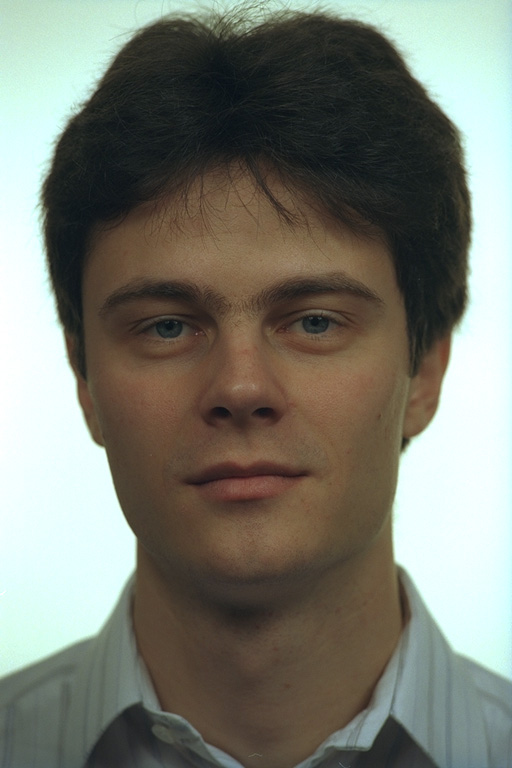
#> input picture Assignment-1/data/Images/Original Images/img_001.jpg, 512 x 768 px
$ python first.py
#> lines starting #> are read from the running program, lines starting #| are printed output that depends on the picture
from collections import Counter
import numpy as np
import cv2 as cv
from matplotlib import pyplot as plt

# Path of the image
img_path = "data/Images/Original Images/img_001.jpg"
img = cv.imread(img_path, 1)
#> img is the input picture: shape (768, 512, 3); mean B, G, R 112.2, 122.3, 121.1

# Split image into its channels
blue, green, red = cv.split(img)


# Convert BGR image into RGB to plot images properly
def bgr2rgb(img):
    return cv.cvtColor(img, cv.COLOR_BGR2RGB)


layout = (2, 3)
plt.subplot2grid(layout, (0, 1), colspan=1)
plt.imshow(bgr2rgb(img)), plt.title("ORIGINAL")
plt.subplot2grid(layout, (1, 0))
plt.imshow(blue), plt.title("BLUE")
plt.colorbar()
plt.subplot2grid(layout, (1, 1))
plt.imshow(green), plt.title("GREEN")
plt.colorbar()
plt.subplot2grid(layout, (1, 2))
plt.imshow(red), plt.title("RED")
plt.colorbar()
plt.savefig("Task 1 Plots/RGB_plots.png")
plt.show()

# Convert BGR image into HSV color space
hsv_img = cv.cvtColor(img, cv.COLOR_BGR2HSV)
#> hsv_img: shape (768, 512, 3); mean H, S, V 52.4, 60.1, 130.4
# Split HSV color space image into its channels
h, s, v = cv.split(hsv_img)
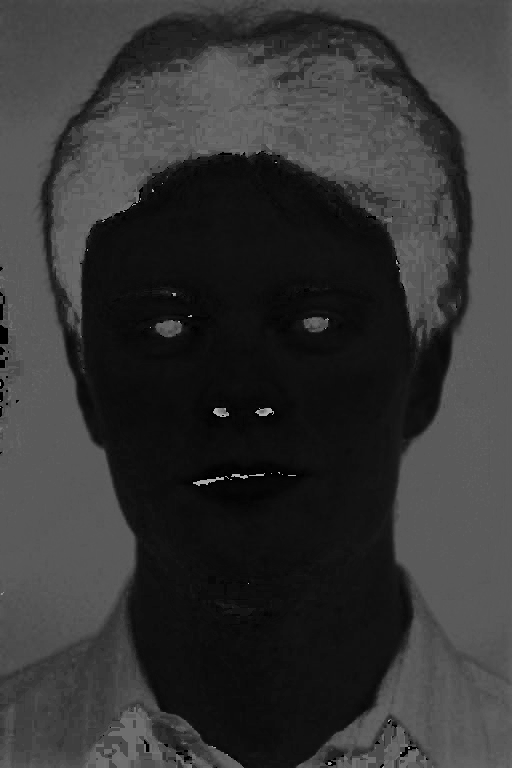
#> h: shape (768, 512); min 0, max 179, mean 52.4
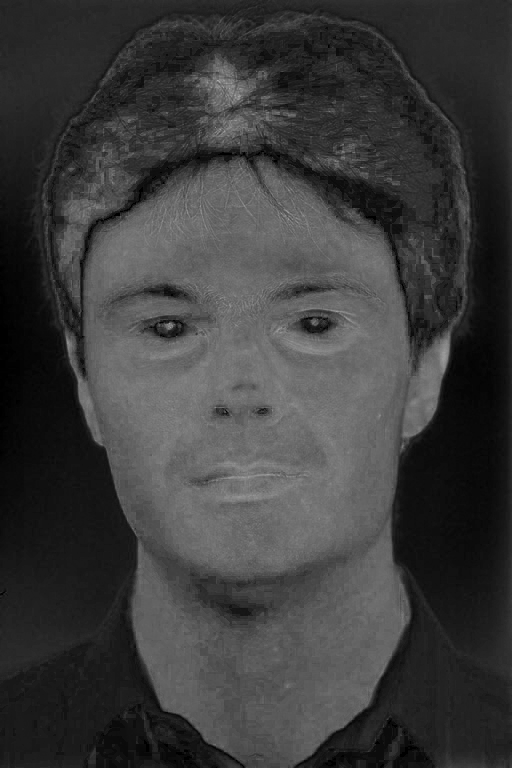
#> s: shape (768, 512); min 0, max 174, mean 60.1
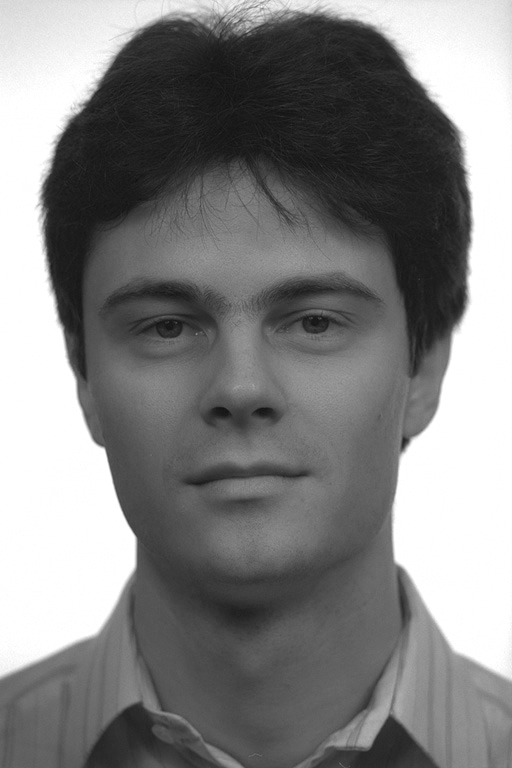
#> v: shape (768, 512); min 17, max 255, mean 130.4


def normalize(seq, input_start, input_end, output_start, output_end):
#> called with input_start = 0, input_end = 179, output_start = 0, output_end = 255
    factor = (output_end - output_start) / (input_end - input_start)
    return (output_start + factor * (seq - input_start)).astype(np.uint8)
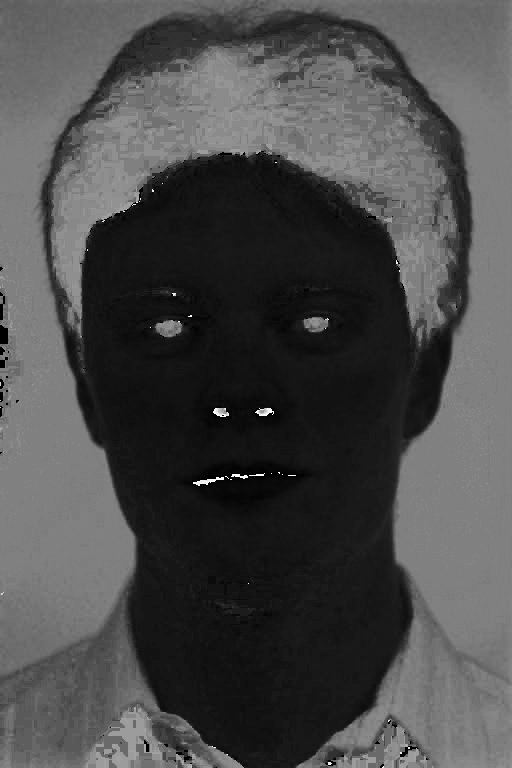
#> returned value: shape (768, 512); min 0, max 255, mean 74.1


# Map Hue channel to range (0, 255)
h = normalize(h, 0, 179, 0, 255)

layout = (2, 3)
plt.subplot2grid(layout, (0, 1), colspan=1)
#plt.imshow(bgr2rgb(img)), plt.title("ORIGINAL")
plt.imshow(hsv_img), plt.title("HSV")
plt.subplot2grid(layout, (1, 0))
plt.imshow(h), plt.title("HUE")
plt.colorbar()
plt.subplot2grid(layout, (1, 1))
plt.imshow(s), plt.title("SATURATION")
plt.colorbar()
plt.subplot2grid(layout, (1, 2))
plt.imshow(v), plt.title("VALUE")
plt.colorbar()
plt.savefig("Task 1 Plots/HSV_plots.png")
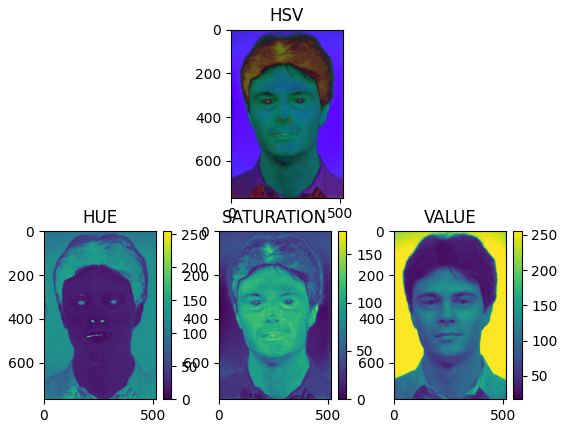
#> figure drawn by matplotlib, 7 panels
plt.show()


def find_bin(num, bins):
    n_bins = len(bins) - 1

    for i in range(n_bins):
        if (num >= bins[i]) and (num < bins[i + 1]):
            return i

    return None


def bin_numbers(seq, bins):
    binnumbers = []
    for num in seq:
        bin_number = find_bin(num, bins)

        if not bin_number:
            raise ValueError("Couldn't find bin number or element {}".format(num))

        binnumbers.append(bin_number)

    return np.array(binnumbers)


# Histogram function
def histogram(seq, n_bins=256, range=(0, 256)):
    bins = np.linspace(range[0], range[1], n_bins + 1)

    bin_indices = np.searchsorted(bins, seq, side='left')
    hist = np.bincount(bin_indices, minlength=n_bins)

    # Return x axis values and height values to plot bar
    return hist, bins


images = {
    'RED': red,
    'GREEN': green,
    'BLUE': blue,
    'HUE': h,
    'SATURATION': s,
    'Value': v
}

for title in images:
    hist_m, bins_m = histogram(images[title].ravel(), 256, [0, 256])
    # plt.subplot("221")
    plt.title(title) # + " mine")
    plt.bar(bins_m[:-1], height=hist_m)
    plt.savefig("Task 1 Plots/histogram_{}".format(title))
    plt.show()
    # plt.subplot("222")
    hist, bins = np.histogram(images[title].ravel(), 256, [0, 256])
    assert np.equal(hist, hist_m).all(), "My histogram function is not equal to numpy histogram"
    # [5 lines of commented-out code are left out]
    hist_b = np.bincount(images[title].flatten(), minlength=256)
    assert np.equal(hist, hist_b).all(), "My histogram function is not equal to bincount"
    # plt.bar(range(0, 256), height=hist_b)
    # plt.subplot("224")
    # plt.title("COUNTER")

    def counter(seq):
        z = Counter(seq.tolist())
        hist = np.zeros(256)
        for el in z:
            hist[el] = z[el]

        bins = np.arange(0, 256)

        return hist, bins

    hist_c, bins_c = counter(images[title].ravel())
    assert np.equal(hist, hist_c).all(), "My histogram function is not equal to counter"
#> this loop made 6 passes
#> title on passes 1 to 6: 'RED', 'GREEN', 'BLUE', 'HUE', 'SATURATION', 'Value'
#> pass 1, `plt.savefig("Task 1 Plots/histogram_{}".format(title))`:
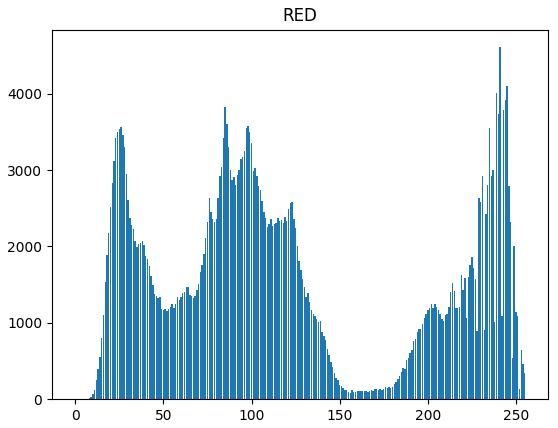
#> figure drawn by matplotlib, 1 panel; tallest bar 4610 high, from x = 240.6 to 241.4
#> pass 2, `plt.savefig("Task 1 Plots/histogram_{}".format(title))`:
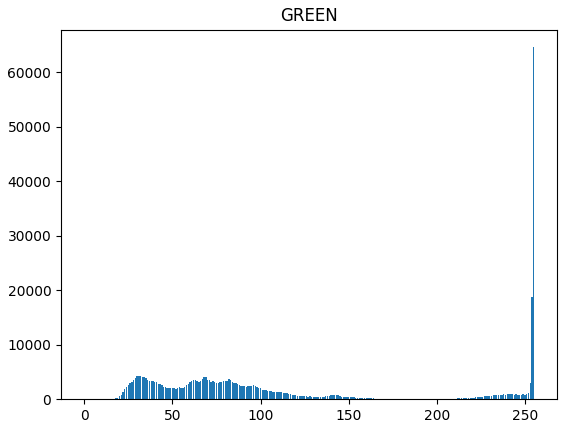
#> figure drawn by matplotlib, 1 panel; tallest bar 64606 high, from x = 254.6 to 255.4
    # plt.bar(bins_c, height=hist_c)
    # plt.show()

$ run again, with Assignment-1/data/Images/Original Images/img_002.jpg copied over Assignment-1/data/Images/Original Images/img_001.jpg
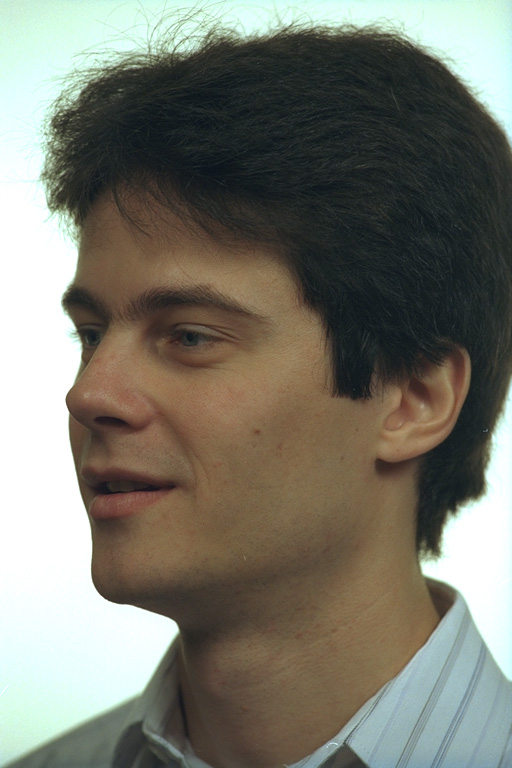
#> input picture Assignment-1/data/Images/Original Images/img_002.jpg, 512 x 768 px
#> img is the input picture: shape (768, 512, 3); mean B, G, R 109, 119.7, 120.6
#> hsv_img: shape (768, 512, 3); mean H, S, V 48.7, 60, 128.3
#> in normalize, `return (output_start + factor * (seq - input_start)).astype(np.uint8)`:
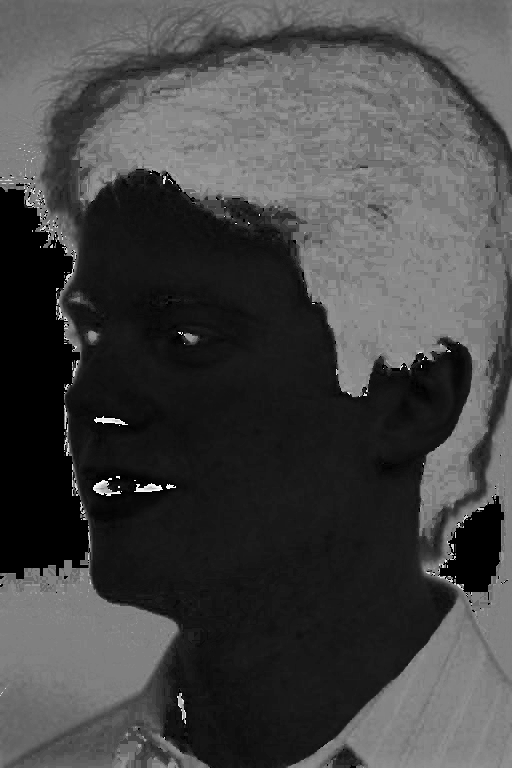
#> returned value: shape (768, 512); min 0, max 255, mean 68.8
#> the loop `for title in images:` made 6 passes
#> title on passes 1 to 6: 'RED', 'GREEN', 'BLUE', 'HUE', 'SATURATION', 'Value'
#> pass 2, `plt.savefig("Task 1 Plots/histogram_{}".format(title))`:
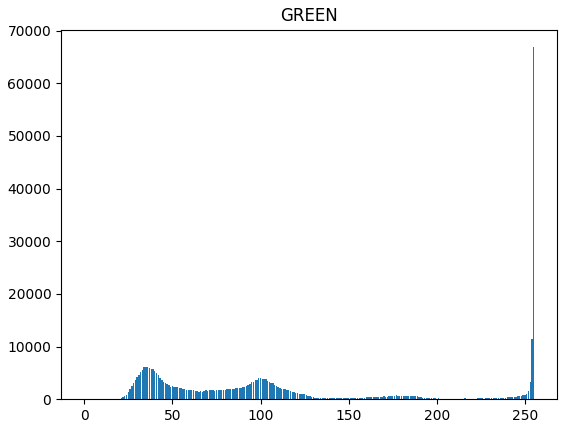
#> figure drawn by matplotlib, 1 panel; tallest bar 66854 high, from x = 254.6 to 255.4

$ run again, with Assignment-1/data/Images/Original Images/img_003.jpg copied over Assignment-1/data/Images/Original Images/img_001.jpg
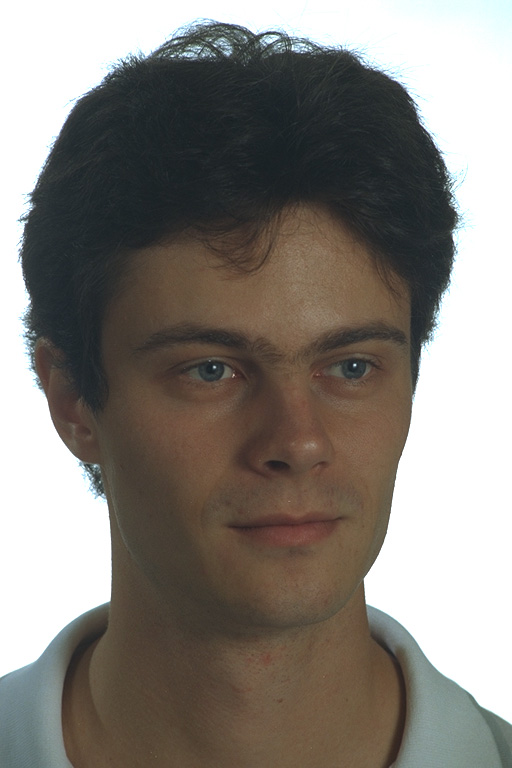
#> input picture Assignment-1/data/Images/Original Images/img_003.jpg, 512 x 768 px
#> img is the input picture: shape (768, 512, 3); mean B, G, R 122.8, 128.8, 133.7
#> hsv_img: shape (768, 512, 3); mean H, S, V 35.4, 49.5, 137.1
#> in normalize, `return (output_start + factor * (seq - input_start)).astype(np.uint8)`:
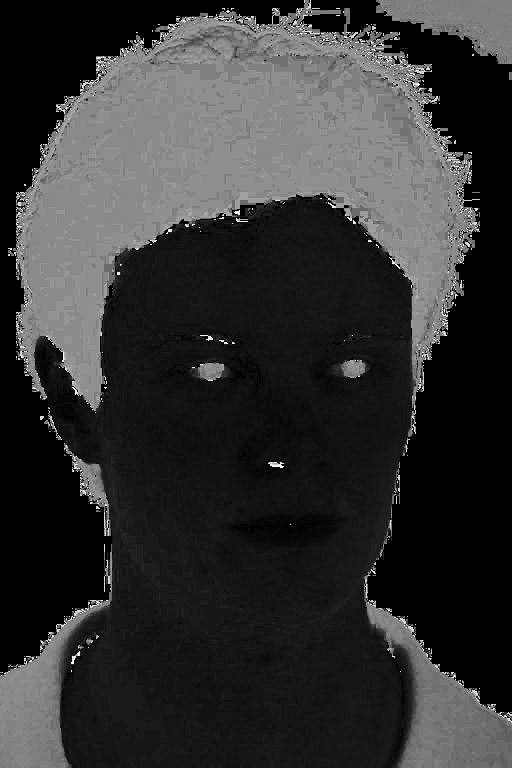
#> returned value: shape (768, 512); min 0, max 255, mean 50
#> the loop `for title in images:` made 6 passes
#> title on passes 1 to 6: 'RED', 'GREEN', 'BLUE', 'HUE', 'SATURATION', 'Value'
#> pass 1, `plt.savefig("Task 1 Plots/histogram_{}".format(title))`:
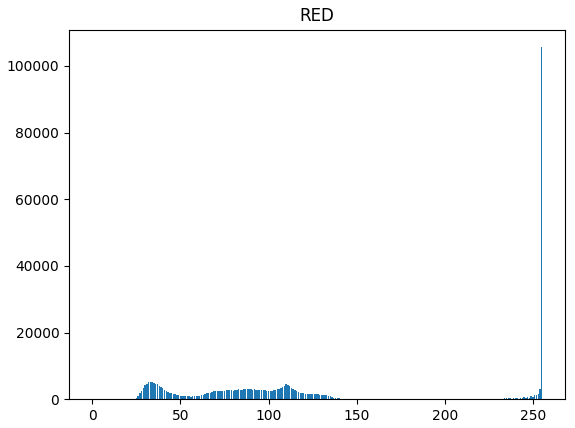
#> figure drawn by matplotlib, 1 panel; tallest bar 105612 high, from x = 254.6 to 255.4

$ run again, with Assignment-1/data/Images/Original Images/img_004.jpg copied over Assignment-1/data/Images/Original Images/img_001.jpg
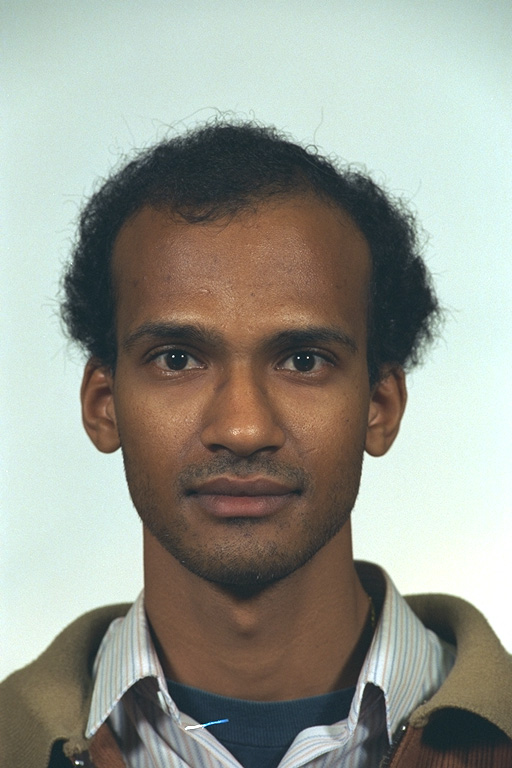
#> input picture Assignment-1/data/Images/Original Images/img_004.jpg, 512 x 768 px
#> img is the input picture: shape (768, 512, 3); mean B, G, R 143.9, 153.4, 150.9
#> hsv_img: shape (768, 512, 3); mean H, S, V 56.6, 53.4, 162.7
#> the loop `for title in images:` made 6 passes
#> title on passes 1 to 6: 'RED', 'GREEN', 'BLUE', 'HUE', 'SATURATION', 'Value'
#> pass 2, `plt.savefig("Task 1 Plots/histogram_{}".format(title))`:
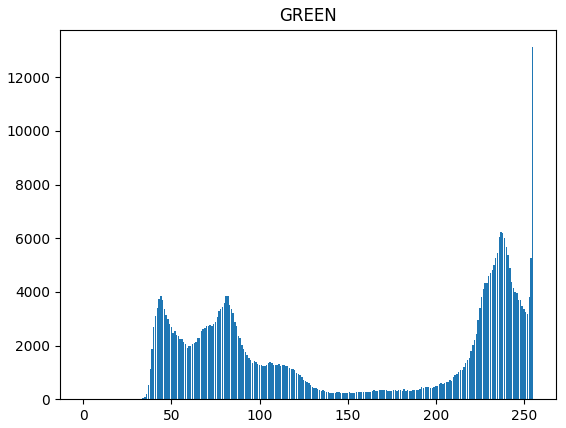
#> figure drawn by matplotlib, 1 panel; tallest bar 13124 high, from x = 254.6 to 255.4
